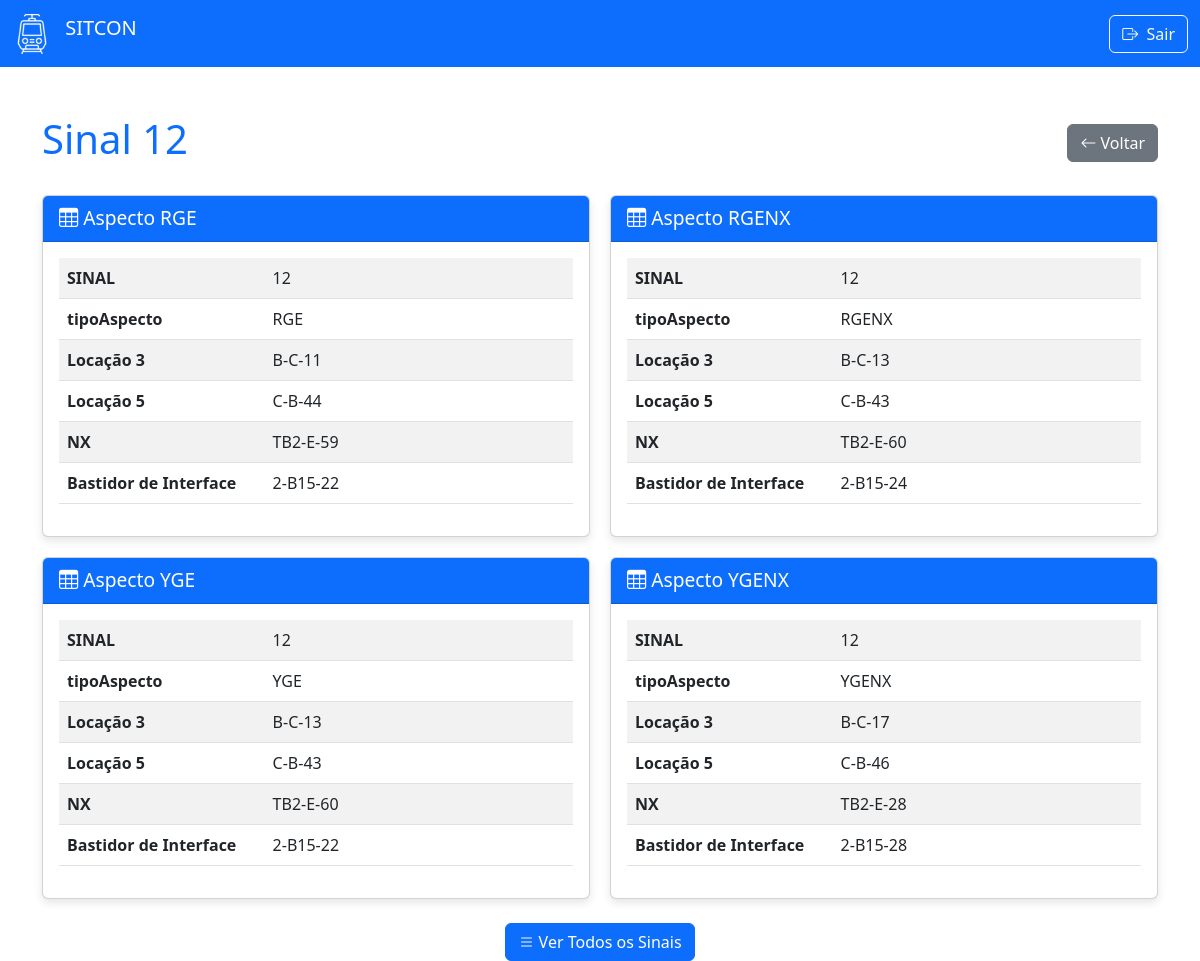
Page /sinais/12 (signed in) on the committed database.
### models.py (models this page shows, shortened)
class Sinais(db.Model):
    __tablename__ = 'sinais'
    idSinais = db.Column(db.Integer, primary_key=True)
    tipoAspecto = db.Column(db.String(5), primary_key=True)
    L1 = db.Column(db.String(8), nullable=True)
    L2 = db.Column(db.String(8), nullable=True)
    L3 = db.Column(db.String(8), nullable=True)
    L4 = db.Column(db.String(8), nullable=True)
    L5 = db.Column(db.String(8), nullable=True)
    L6 = db.Column(db.String(8), nullable=True)
    L7 = db.Column(db.String(8), nullable=True)
    L8 = db.Column(db.String(8), nullable=True)
    L10 = db.Column(db.String(8), nullable=True)
    tower = db.Column(db.String(8), nullable=True)
    interface = db.Column(db.String(8), nullable=True)
    L14 = db.Column(db.String(8), nullable=True)
    L15 = db.Column(db.String(8), nullable=True)
    L16 = db.Column(db.String(8), nullable=True)
    L18 = db.Column(db.String(8), nullable=True)
    L19 = db.Column(db.String(8), nullable=True)
    L20 = db.Column(db.String(8), nullable=True)
    L21 = db.Column(db.String(8), nullable=True)
    L22 = db.Column(db.String(8), nullable=True)
    L23 = db.Column(db.String(8), nullable=True)

### app.py (the view)
@app.route('/sinais/<sinal_id>')
def sinal_detail(sinal_id):
    if not session.get('logado'):
        return redirect(url_for('login'))
    try:
        amv_number = int(sinal_id)
    except ValueError:
        flash('ID do SINAL inválido', 'error')
        return redirect(url_for('sianais'))
    TRADUCAO_CAMPOS = {
      'idSinais': 'SINAL',
      'tipoAspecto': 'Tipo do Aspecto',
      'L1': 'Locação 1',
        'L2': 'Locação 2',
        'L3': 'Locação 3',
        'L4': 'Locação 4',
        'L5': 'Locação 5',
        'L6': 'Locação 6',
        'L7': 'Locação 7',
        'L9': 'Locação 9',
        'L10': 'Locação 10',
        'tower': 'NX',
        'interface': 'Bastidor de Interface',
        'L14': 'Locação 14',
        'L15': 'Locação 15',
        'L16': 'Locação 16',
        'L17': 'Locação 17',
        'L18': 'Locação 18',
        'L20': 'Locação 20',
        'L21': 'Locação 21',
        'L22': 'Locação 22',
        'L23': 'Locação 23'
    }
    registros = Sinais.query.filter_by(idSinais=sinal_id).all()
    if not registros:
        flash(f'SINAL {sinal_id} não encontrado', 'warning')
        return redirect(url_for('sinal'))
    dados = []
    for registro in registros:
        campos_registro = {}
        for coluna in Sinais.__table__.columns:
            nome_original = coluna.name
            nome_amigavel = nome_original if nome_original == 'tipoAspecto' else TRADUCAO_CAMPOS.get(nome_original, nome_original)
            valor = getattr(registro, nome_original)
            if valor not in [None, '']:
                campos_registro[nome_amigavel] = valor
        dados.append(campos_registro)
    if not dados:
        flash(f'Sinal {sinal_id} não encontrado', 'warning')
        return redirect(url_for('sinais'))
    return render_template('sinal_detail.html',
                        sinal_id=sinal_id,
                        registros=dados)

### templates/sinal_detail.html (shortened to what this page needs)
<!DOCTYPE html>
<html lang="pt-BR">
<head>
    <link href="https://cdn.jsdelivr.net/npm/bootstrap@5.3.0/dist/css/bootstrap.min.css" rel="stylesheet" />
    <link rel="stylesheet" href="https://cdn.jsdelivr.net/npm/bootstrap-icons@1.10.0/font/bootstrap-icons.css">
</head>
<body>
    <nav class="navbar bg-primary navbar-dark">
        <div class="container-fluid">
            <a class="navbar-brand" href="/sitcon">
                <img src="{{ url_for('static', filename='images/train3.png') }}"
                     alt="Logo SITCON"
                     width="40"
                     height="40"
                     class="d-inline-block align-text-top me-2" />
                SITCON
            </a>
            <div class="d-flex">
                <a href="{{ url_for('logout') }}" class="btn btn-outline-light">
                    <i class="bi bi-box-arrow-right me-1"></i> Sair
                </a>
            </div>
        </div>
    </nav>
    <div class="container mt-5">
        <div class="d-flex justify-content-between align-items-center mb-4">
            <h1 class="text-primary">Sinal {{ sinal_id }}</h1>
            <a href="/sinais" class="btn btn-secondary">
                <i class="bi bi-arrow-left"></i> Voltar
            </a>
        </div>
        <div class="registro-grid">
            <div class="card">
                <div class="card-header bg-primary text-white">
                    <i class="bi bi-table"></i> Aspecto RGE
                </div>
                <div class="card-body">
                    <div class="table-responsive">
                        <table class="table table-striped">
                            <tbody>
                                {% if registros|length > 0 %}
                                    {% for nome, valor in registros[0].items() %}
                                    <tr>
                                        <td width="40%"><strong>{{ nome }}</strong></td>
                                        <td>{{ valor }}</td>
                                    </tr>
                                    {% endfor %}
                                {% else %}
                                    <tr>
                                        <td colspan="2" class="text-center">Nenhum dado disponível</td>
                                    </tr>
                                {% endif %}
                            </tbody>
                        </table>
                    </div>
                </div>
            </div>
            <div class="card">
                <div class="card-header bg-primary text-white">
                    <i class="bi bi-table"></i> Aspecto RGENX
                </div>
                <div class="card-body">
                    <div class="table-responsive">
                        <table class="table table-striped">
                            <tbody>
                                {% if registros|length > 1 %}
                                    {% for nome, valor in registros[1].items() %}
                                    <tr>
                                        <td width="40%"><strong>{{ nome }}</strong></td>
                                        <td>{{ valor }}</td>
                                    </tr>
                                    {% endfor %}
                                {% else %}
                                    <tr>
                                        <td colspan="2" class="text-center">Nenhum dado disponível</td>
                                    </tr>
                                {% endif %}
                            </tbody>
                        </table>
                    </div>
                </div>
            </div>
            <div class="card">
                <div class="card-header bg-primary text-white">
                    <i class="bi bi-table"></i> Aspecto YGE
                </div>
                <div class="card-body">
                    <div class="table-responsive">
                        <table class="table table-striped">
                            <tbody>
                                {% if registros|length > 2 %}
                                    {% for nome, valor in registros[2].items() %}
                                    <tr>
                                        <td width="40%"><strong>{{ nome }}</strong></td>
                                        <td>{{ valor }}</td>
                                    </tr>
                                    {% endfor %}
                                {% else %}
                                    <tr>
                                        <td colspan="2" class="text-center">Nenhum dado disponível</td>
                                    </tr>
                                {% endif %}
                            </tbody>
                        </table>
                    </div>
                </div>
            </div>
            <div class="card">
                <div class="card-header bg-primary text-white">
                    <i class="bi bi-table"></i> Aspecto YGENX
                </div>
                <div class="card-body">
                    <div class="table-responsive">
                        <table class="table table-striped">
                            <tbody>
                                {% if registros|length > 3 %}
                                    {% for nome, valor in registros[3].items() %}
                                    <tr>
                                        <td width="40%"><strong>{{ nome }}</strong></td>
                                        <td>{{ valor }}</td>
                                    </tr>
                                    {% endfor %}
                                {% else %}
                                    <tr>
                                        <td colspan="2" class="text-center">Nenhum dado disponível</td>
                                    </tr>
                                {% endif %}
                            </tbody>
                        </table>
                    </div>
                </div>
            </div>
        </div>
        <div class="text-center mt-4">
            <a href="/sinais" class="btn btn-primary">
                <i class="bi bi-list"></i> Ver Todos os Sinais
            </a>
        </div>
    </div>
</body>
</html>

### templates/sinal_detail.html (style rules this page uses)
.card-header { font-size: 1.2rem; }
.card { box-shadow: 0 4px 8px rgba(0,0,0,0.1); height: 100%; }
.table-responsive { max-height: 300px; overflow-y: auto; }
.registro-grid { display: grid; grid-template-columns: repeat(2, 1fr); gap: 20px; }

### rows in the picture
Sinais: nome "tipoAspecto", tipoAspecto "RGE", nome "Locação 3", L3 "B-C-11", nome "Locação 5", L5 "C-B-44", nome "NX", tower "TB2-E-59", nome "Bastidor de Interface", interface "2-B15-22"
Sinais: nome "tipoAspecto", tipoAspecto "RGENX", nome "Locação 3", L3 "B-C-13", nome "Locação 5", L5 "C-B-43", nome "NX", tower "TB2-E-60", nome "Bastidor de Interface", interface "2-B15-24"
Sinais: nome "tipoAspecto", tipoAspecto "YGE", nome "Locação 3", L3 "B-C-13", nome "Locação 5", L5 "C-B-43", nome "NX", tower "TB2-E-60", nome "Bastidor de Interface", interface "2-B15-22"
Sinais: nome "tipoAspecto", tipoAspecto "YGENX", nome "Locação 3", L3 "B-C-17", nome "Locação 5", L5 "C-B-46", nome "NX", tower "TB2-E-28", nome "Bastidor de Interface", interface "2-B15-28"

### other values in the picture
{{ sinal_id }} "12"
{{ nome }} "SINAL"
{{ valor }} "12"
